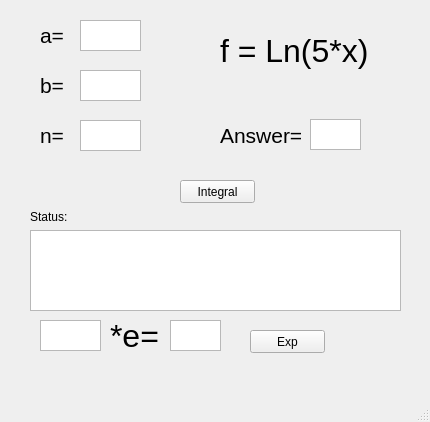
<?xml version="1.0" encoding="UTF-8"?>
<ui version="4.0">
 <class>MainWindow</class>
 <widget class="QMainWindow" name="MainWindow">
  <property name="geometry">
   <rect>
    <x>0</x>
    <y>0</y>
    <width>430</width>
    <height>422</height>
   </rect>
  </property>
  <property name="windowTitle">
   <string>MainWindow</string>
  </property>
  <widget class="QWidget" name="centralwidget">
   <widget class="QTextEdit" name="textEdit">
    <property name="geometry">
     <rect>
      <x>80</x>
      <y>20</y>
      <width>61</width>
      <height>31</height>
     </rect>
    </property>
    <property name="font">
     <font>
      <pointsize>12</pointsize>
     </font>
    </property>
    <property name="inputMethodHints">
     <set>Qt::ImhDigitsOnly|Qt::ImhMultiLine</set>
    </property>
   </widget>
   <widget class="QTextEdit" name="textEdit_2">
    <property name="geometry">
     <rect>
      <x>80</x>
      <y>70</y>
      <width>61</width>
      <height>31</height>
     </rect>
    </property>
    <property name="font">
     <font>
      <pointsize>12</pointsize>
     </font>
    </property>
   </widget>
   <widget class="QTextEdit" name="textEdit_3">
    <property name="geometry">
     <rect>
      <x>80</x>
      <y>120</y>
      <width>61</width>
      <height>31</height>
     </rect>
    </property>
    <property name="font">
     <font>
      <pointsize>12</pointsize>
     </font>
    </property>
    <property name="html">
     <string>&lt;!DOCTYPE HTML PUBLIC &quot;-//W3C//DTD HTML 4.0//EN&quot; &quot;http://www.w3.org/TR/REC-html40/strict.dtd&quot;&gt;
&lt;html&gt;&lt;head&gt;&lt;meta name=&quot;qrichtext&quot; content=&quot;1&quot; /&gt;&lt;style type=&quot;text/css&quot;&gt;
p, li { white-space: pre-wrap; }
&lt;/style&gt;&lt;/head&gt;&lt;body style=&quot; font-family:'MS Shell Dlg 2'; font-size:12pt; font-weight:400; font-style:normal;&quot;&gt;
&lt;p style=&quot;-qt-paragraph-type:empty; margin-top:0px; margin-bottom:0px; margin-left:0px; margin-right:0px; -qt-block-indent:0; text-indent:0px; font-size:8.25pt;&quot;&gt;&lt;br /&gt;&lt;/p&gt;&lt;/body&gt;&lt;/html&gt;</string>
    </property>
   </widget>
   <widget class="QLabel" name="label">
    <property name="geometry">
     <rect>
      <x>40</x>
      <y>20</y>
      <width>31</width>
      <height>31</height>
     </rect>
    </property>
    <property name="font">
     <font>
      <pointsize>16</pointsize>
     </font>
    </property>
    <property name="text">
     <string>a=</string>
    </property>
   </widget>
   <widget class="QLabel" name="label_2">
    <property name="geometry">
     <rect>
      <x>40</x>
      <y>70</y>
      <width>31</width>
      <height>31</height>
     </rect>
    </property>
    <property name="font">
     <font>
      <pointsize>16</pointsize>
     </font>
    </property>
    <property name="text">
     <string>b=</string>
    </property>
   </widget>
   <widget class="QLabel" name="label_3">
    <property name="geometry">
     <rect>
      <x>40</x>
      <y>120</y>
      <width>31</width>
      <height>31</height>
     </rect>
    </property>
    <property name="font">
     <font>
      <pointsize>16</pointsize>
     </font>
    </property>
    <property name="text">
     <string>n=</string>
    </property>
   </widget>
   <widget class="QPushButton" name="pushButton">
    <property name="geometry">
     <rect>
      <x>180</x>
      <y>180</y>
      <width>75</width>
      <height>23</height>
     </rect>
    </property>
    <property name="text">
     <string>Integral</string>
    </property>
   </widget>
   <widget class="QTextEdit" name="textEdit_4">
    <property name="enabled">
     <bool>true</bool>
    </property>
    <property name="geometry">
     <rect>
      <x>310</x>
      <y>119</y>
      <width>51</width>
      <height>31</height>
     </rect>
    </property>
    <property name="font">
     <font>
      <pointsize>12</pointsize>
     </font>
    </property>
    <property name="mouseTracking">
     <bool>true</bool>
    </property>
    <property name="readOnly">
     <bool>true</bool>
    </property>
    <property name="html">
     <string>&lt;!DOCTYPE HTML PUBLIC &quot;-//W3C//DTD HTML 4.0//EN&quot; &quot;http://www.w3.org/TR/REC-html40/strict.dtd&quot;&gt;
&lt;html&gt;&lt;head&gt;&lt;meta name=&quot;qrichtext&quot; content=&quot;1&quot; /&gt;&lt;style type=&quot;text/css&quot;&gt;
p, li { white-space: pre-wrap; }
&lt;/style&gt;&lt;/head&gt;&lt;body style=&quot; font-family:'MS Shell Dlg 2'; font-size:12pt; font-weight:400; font-style:normal;&quot;&gt;
&lt;p style=&quot;-qt-paragraph-type:empty; margin-top:0px; margin-bottom:0px; margin-left:0px; margin-right:0px; -qt-block-indent:0; text-indent:0px; font-size:8.25pt;&quot;&gt;&lt;br /&gt;&lt;/p&gt;&lt;/body&gt;&lt;/html&gt;</string>
    </property>
   </widget>
   <widget class="QLabel" name="label_4">
    <property name="geometry">
     <rect>
      <x>220</x>
      <y>120</y>
      <width>81</width>
      <height>31</height>
     </rect>
    </property>
    <property name="font">
     <font>
      <pointsize>16</pointsize>
     </font>
    </property>
    <property name="text">
     <string>Answer=</string>
    </property>
   </widget>
   <widget class="QLabel" name="label_5">
    <property name="geometry">
     <rect>
      <x>220</x>
      <y>20</y>
      <width>171</width>
      <height>61</height>
     </rect>
    </property>
    <property name="font">
     <font>
      <pointsize>24</pointsize>
     </font>
    </property>
    <property name="text">
     <string>f = Ln(5*x)</string>
    </property>
   </widget>
   <widget class="QLabel" name="label_6">
    <property name="geometry">
     <rect>
      <x>30</x>
      <y>210</y>
      <width>47</width>
      <height>13</height>
     </rect>
    </property>
    <property name="text">
     <string>Status:</string>
    </property>
   </widget>
   <widget class="QPlainTextEdit" name="plainTextEdit">
    <property name="geometry">
     <rect>
      <x>30</x>
      <y>230</y>
      <width>371</width>
      <height>81</height>
     </rect>
    </property>
    <property name="contextMenuPolicy">
     <enum>Qt::NoContextMenu</enum>
    </property>
    <property name="readOnly">
     <bool>true</bool>
    </property>
   </widget>
   <widget class="QLabel" name="label_7">
    <property name="geometry">
     <rect>
      <x>110</x>
      <y>320</y>
      <width>51</width>
      <height>31</height>
     </rect>
    </property>
    <property name="font">
     <font>
      <pointsize>24</pointsize>
     </font>
    </property>
    <property name="text">
     <string>*e=</string>
    </property>
   </widget>
   <widget class="QTextEdit" name="textEdit_7">
    <property name="geometry">
     <rect>
      <x>40</x>
      <y>320</y>
      <width>61</width>
      <height>31</height>
     </rect>
    </property>
    <property name="font">
     <font>
      <pointsize>12</pointsize>
     </font>
    </property>
    <property name="inputMethodHints">
     <set>Qt::ImhDigitsOnly|Qt::ImhMultiLine</set>
    </property>
   </widget>
   <widget class="QPushButton" name="pushButton_2">
    <property name="geometry">
     <rect>
      <x>250</x>
      <y>330</y>
      <width>75</width>
      <height>23</height>
     </rect>
    </property>
    <property name="text">
     <string>Exp</string>
    </property>
   </widget>
   <widget class="QTextEdit" name="textEdit_6">
    <property name="enabled">
     <bool>true</bool>
    </property>
    <property name="geometry">
     <rect>
      <x>170</x>
      <y>320</y>
      <width>51</width>
      <height>31</height>
     </rect>
    </property>
    <property name="font">
     <font>
      <pointsize>12</pointsize>
     </font>
    </property>
    <property name="mouseTracking">
     <bool>true</bool>
    </property>
    <property name="readOnly">
     <bool>true</bool>
    </property>
    <property name="html">
     <string>&lt;!DOCTYPE HTML PUBLIC &quot;-//W3C//DTD HTML 4.0//EN&quot; &quot;http://www.w3.org/TR/REC-html40/strict.dtd&quot;&gt;
&lt;html&gt;&lt;head&gt;&lt;meta name=&quot;qrichtext&quot; content=&quot;1&quot; /&gt;&lt;style type=&quot;text/css&quot;&gt;
p, li { white-space: pre-wrap; }
&lt;/style&gt;&lt;/head&gt;&lt;body style=&quot; font-family:'MS Shell Dlg 2'; font-size:12pt; font-weight:400; font-style:normal;&quot;&gt;
&lt;p style=&quot;-qt-paragraph-type:empty; margin-top:0px; margin-bottom:0px; margin-left:0px; margin-right:0px; -qt-block-indent:0; text-indent:0px; font-size:8.25pt;&quot;&gt;&lt;br /&gt;&lt;/p&gt;&lt;/body&gt;&lt;/html&gt;</string>
    </property>
   </widget>
  </widget>
  <widget class="QMenuBar" name="menubar">
   <property name="geometry">
    <rect>
     <x>0</x>
     <y>0</y>
     <width>430</width>
     <height>21</height>
    </rect>
   </property>
  </widget>
  <widget class="QStatusBar" name="statusbar"/>
 </widget>
 <resources/>
 <connections/>
</ui>
